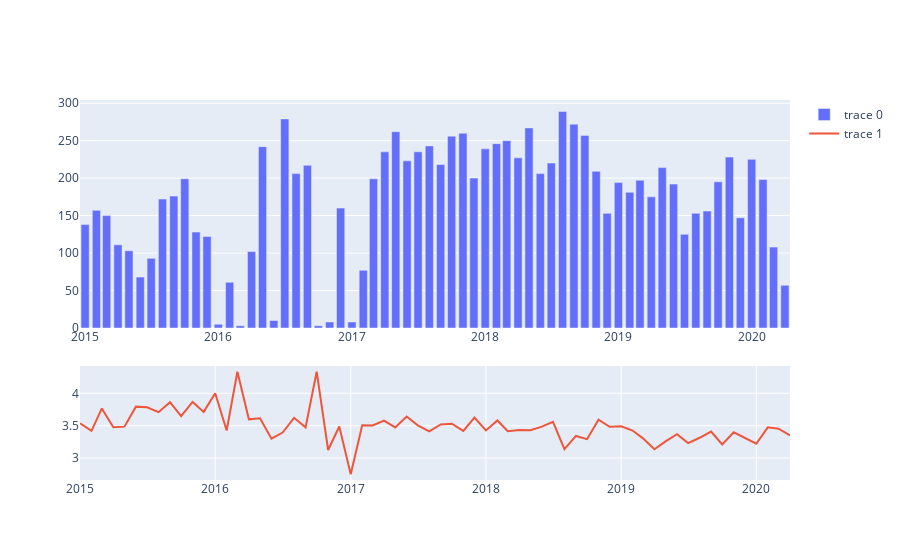

Notebook code cell kept with this figure:
### Code cell
df_tesla_plot = df_tesla.groupby(by='year_month').mean().reset_index()
df_tesla_plot_review = df_tesla_plot[['year_month','review']]
df_tesla_plot_review['count_'] = df_tesla.groupby(by='year_month').count().reset_index()['date']

fig = make_subplots(rows=2, cols=1, row_heights=[2, 1],vertical_spacing=0.1)
fig.add_trace(go.Bar(x=df_tesla_plot_review.year_month, y=df_tesla_plot_review.count_,),row=1, col=1)
fig.add_trace(go.Scatter(x=df_tesla_plot_review.year_month, y=df_tesla_plot_review.review),row=2, col=1)
fig.show()
